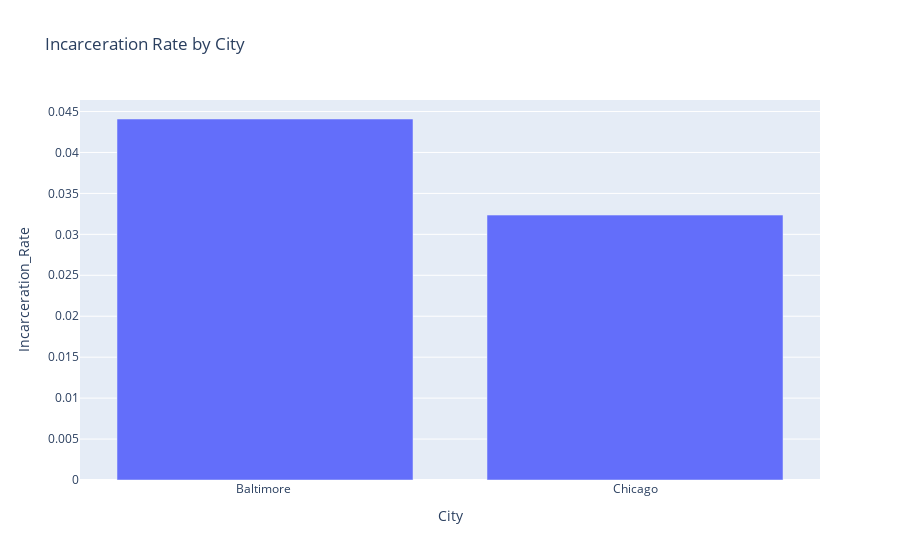

Source (notebook cell):
### Code cell
All

### Figure 1 — Plotly figure (JSON) as saved in the notebook; plotly's stock layout.template omitted (floating-point values rounded to 4 significant figures)
{"data": [{"alignmentgroup": "True", "hoverlabel": {"namelength": 0}, "hovertemplate": "City=%{x}<br>Incarceration_Rate=%{y}", "legendgroup": "", "marker": {"color": "#636efa"}, "name": "", "offsetgroup": "", "orientation": "v", "showlegend": false, "textposition": "auto", "type": "bar", "x": ["Baltimore ", "Chicago"], "xaxis": "x", "y": [0.04409, 0.03235], "yaxis": "y"}], "layout": {"barmode": "relative", "legend": {"tracegroupgap": 0}, "title": {"text": "Incarceration Rate by City"}, "xaxis": {"anchor": "y", "domain": [0, 1], "title": {"text": "City"}}, "yaxis": {"anchor": "x", "domain": [0, 1], "title": {"text": "Incarceration_Rate"}}}}
